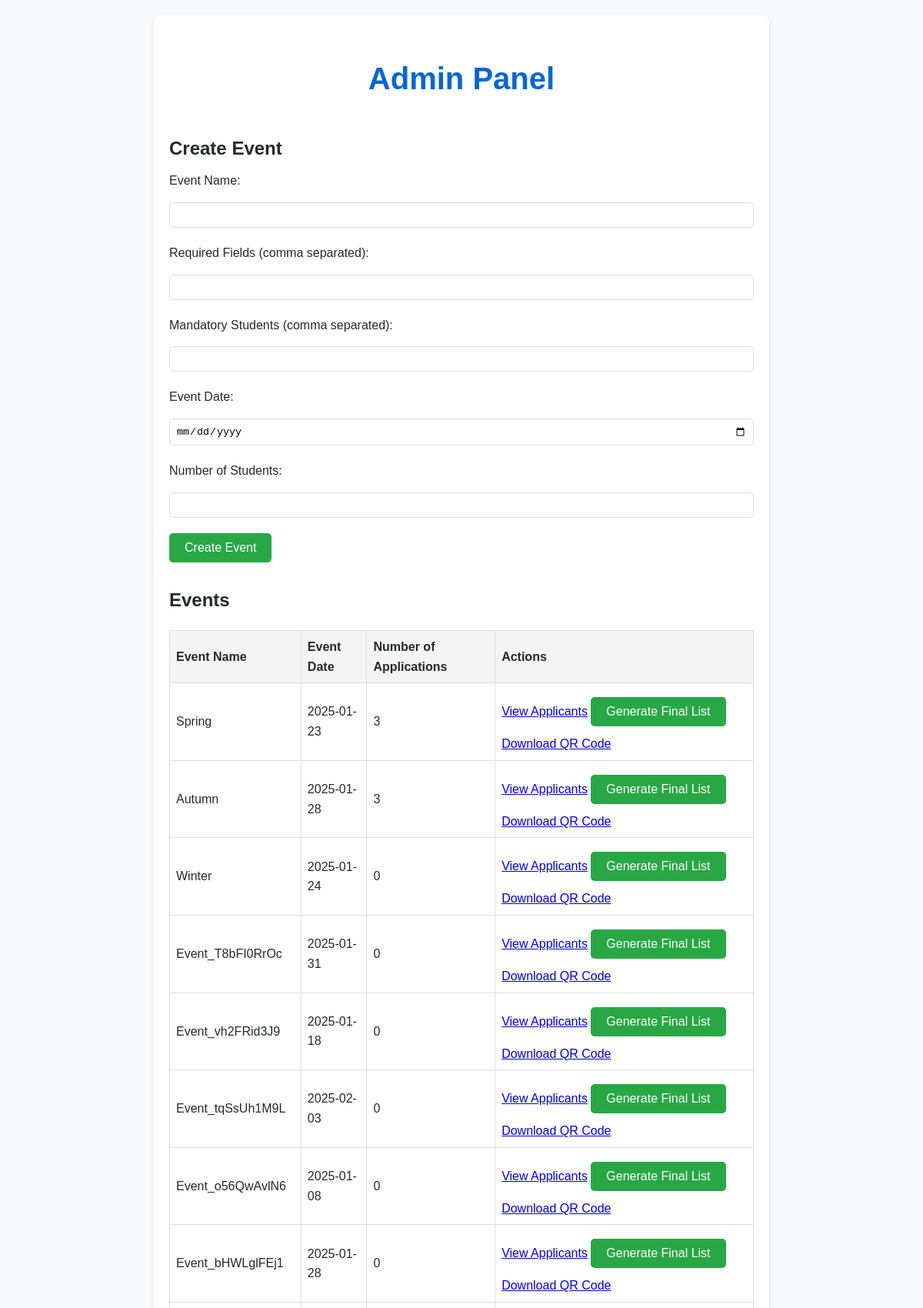
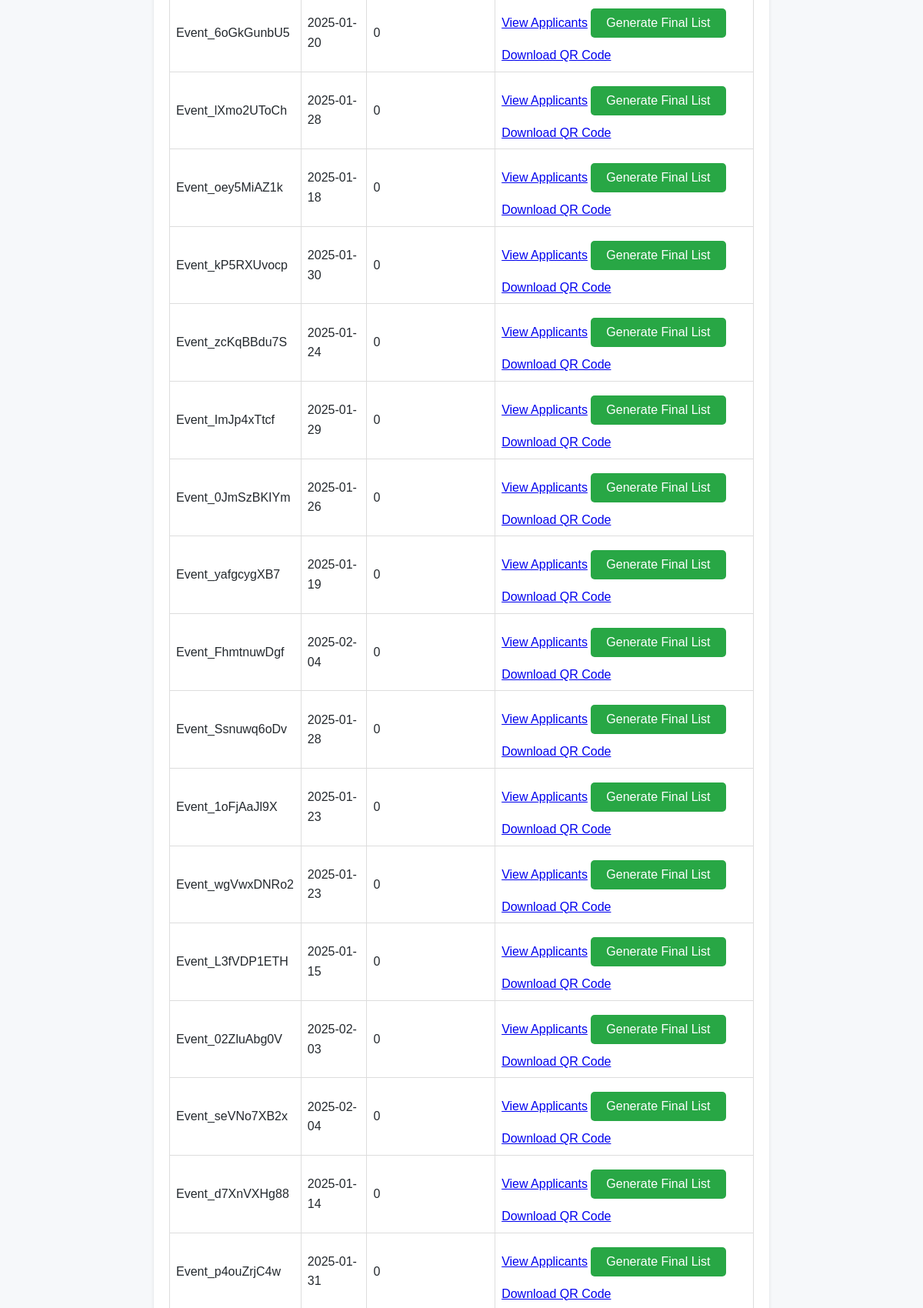
The page /admin (signed in, upper part) on the database its author committed (2 pictures, top to bottom).
### app.py (models this page shows)
class Event(db.Model):
    id = db.Column(db.Integer, primary_key=True)
    event_id = db.Column(db.String(50), nullable=False, unique=True)
    event_name = db.Column(db.String(100), nullable=False)
    required_fields = db.Column(db.String(500), nullable=False)
    mandatory_students = db.Column(db.String(500), nullable=True)
    event_date = db.Column(db.String(50), nullable=False)
    num_students = db.Column(db.Integer, nullable=False)

### app.py (the view)
@app.route('/admin')
@login_required
def admin():
    events = Event.query.all()
    return render_template('admin.html', events=events)

### app.py (called while the page is built)
@login_manager.user_loader
def load_user(user_id):
    return User.query.get(int(user_id))

### templates/admin.html (shortened to what this page needs)
<!DOCTYPE html>
<html lang="en">
<head>
    <link rel="stylesheet" href="{{ url_for('static', filename='css/styles.css') }}">
</head>
<body>
    <div class="container">
        <header id="branding">
            <h1>Admin Panel</h1>
        </header>
        <main>
            <form id="create-event-form">
                <h2>Create Event</h2>
                <label for="event_name">Event Name:</label>
                <input type="text" id="event_name" name="event_name" required><br>
                <label for="required_fields">Required Fields (comma separated):</label>
                <input type="text" id="required_fields" name="required_fields" required><br>
                <label for="mandatory_students">Mandatory Students (comma separated):</label>
                <input type="text" id="mandatory_students" name="mandatory_students"><br>
                <label for="event_date">Event Date:</label>
                <input type="date" id="event_date" name="event_date" required><br>
                <label for="num_students">Number of Students:</label>
                <input type="number" id="num_students" name="num_students" required><br>
                <button type="submit">Create Event</button>
            </form>
            <h2>Events</h2>
            <table>
                <thead>
                    <tr>
                        <th>Event Name</th>
                        <th>Event Date</th>
                        <th>Number of Applications</th>
                        <th>Actions</th>
                    </tr>
                </thead>
                <tbody>
                    {% for event in events %}
                    <tr>
                        <td>{{ event.event_name }}</td>
                        <td>{{ event.event_date }}</td>
                        <td>{{ event.applications|length }}</td>
                        <td>
                            <a href="{{ url_for('view_applicants', event_id=event.event_id) }}">View Applicants</a>
                            <button onclick="selectStudents('{{ event.event_id }}')">Generate Final List</button>
                            <a href="{{ url_for('static', filename='qr_codes/' + event.event_id + '_qr.png') }}" download>Download QR Code</a>
                        </td>
                    </tr>
                    {% endfor %}
                </tbody>
            </table>
        </main>
    </div>
</body>
</html>

### static/css/styles.css (style rules this page uses)
body { font-family: Arial, sans-serif; margin: 0; padding: 0; background-color: #f4f4f4; color: #333; }
.container { width: 80%; margin: auto; overflow: hidden; }
header { color: #fff; padding-top: 30px; min-height: 70px; }
h1, h2 { color: #333; }
table { width: 100%; margin: 20px 0; border-collapse: collapse; }
table, th, td { border: 1px solid #ddd; }
th, td { padding: 8px; text-align: left; }
th { background-color: #f4f4f4; }
form { margin: 20px 0; }
label { display: block; margin: 10px 0 5px; }
input[type="text"], input[type="date"], input[type="number"] { width: 100%; padding: 8px; margin-bottom: 10px; border: 1px solid #ddd; }
button { background: #333; color: #fff; border: 0; padding: 10px 15px; cursor: pointer; }
* { margin: 0; padding: 0; box-sizing: border-box; }
body { font-family: Arial, sans-serif; background-color: #f6f8fa; color: #24292e; line-height: 1.6; }
.container { max-width: 800px; margin: 20px auto; padding: 20px; background: white; border-radius: 8px; box-shadow: 0 2px 4px rgba(0, 0, 0, 0.1); }
header { text-align: center; margin-bottom: 40px; }
h1 { font-size: 2.5em; color: #0366d6; }
h2, h3 { color: #24292e; }
a.button, button { display: inline-block; padding: 10px 20px; margin: 10px 0; font-size: 1em; color: white; background-color: #28a745; border: none; border-radius: 5px; text-decoration: none; text-align: center; cursor: pointer; }
input { width: 100%; padding: 10px; margin: 10px 0; border: 1px solid #d1d5da; border-radius: 5px; }

### rows shown on the page
Event: event_name "Spring", event_date "2025-01-23", applications|length "3"
Event: event_name "Autumn", event_date "2025-01-28", applications|length "3"
Event: event_name "Winter", event_date "2025-01-24", applications|length "0"
Event: event_name "Event_T8bFI0RrOc", event_date "2025-01-31", applications|length "0"
Event: event_name "Event_vh2FRid3J9", event_date "2025-01-18", applications|length "0"
Event: event_name "Event_tqSsUh1M9L", event_date "2025-02-03", applications|length "0"
Event: event_name "Event_o56QwAvlN6", event_date "2025-01-08", applications|length "0"
Event: event_name "Event_bHWLglFEj1", event_date "2025-01-28", applications|length "0"
Event: event_name "Event_6oGkGunbU5", event_date "2025-01-20", applications|length "0"
Event: event_name "Event_lXmo2UToCh", event_date "2025-01-28", applications|length "0"
Event: event_name "Event_oey5MiAZ1k", event_date "2025-01-18", applications|length "0"
Event: event_name "Event_kP5RXUvocp", event_date "2025-01-30", applications|length "0"
Event: event_name "Event_zcKqBBdu7S", event_date "2025-01-24", applications|length "0"
Event: event_name "Event_ImJp4xTtcf", event_date "2025-01-29", applications|length "0"
Event: event_name "Event_0JmSzBKIYm", event_date "2025-01-26", applications|length "0"
Event: event_name "Event_yafgcygXB7", event_date "2025-01-19", applications|length "0"
Event: event_name "Event_FhmtnuwDgf", event_date "2025-02-04", applications|length "0"
Event: event_name "Event_Ssnuwq6oDv", event_date "2025-01-28", applications|length "0"
Event: event_name "Event_1oFjAaJl9X", event_date "2025-01-23", applications|length "0"
Event: event_name "Event_wgVwxDNRo2", event_date "2025-01-23", applications|length "0"
Event: event_name "Event_L3fVDP1ETH", event_date "2025-01-15", applications|length "0"
Event: event_name "Event_02ZluAbg0V", event_date "2025-02-03", applications|length "0"
Event: event_name "Event_seVNo7XB2x", event_date "2025-02-04", applications|length "0"
Event: event_name "Event_d7XnVXHg88", event_date "2025-01-14", applications|length "0"
Event: event_name "Event_p4ouZrjC4w", event_date "2025-01-31", applications|length "0"
